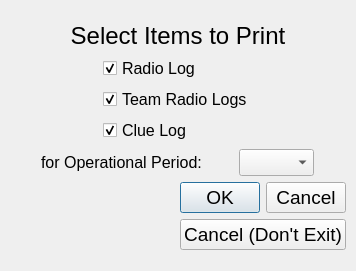
<?xml version="1.0" encoding="UTF-8"?>
<ui version="4.0">
 <class>printDialog</class>
 <widget class="QDialog" name="printDialog">
  <property name="geometry">
   <rect>
    <x>0</x>
    <y>0</y>
    <width>356</width>
    <height>271</height>
   </rect>
  </property>
  <property name="windowTitle">
   <string>Print</string>
  </property>
  <widget class="QWidget" name="layoutWidget">
   <property name="geometry">
    <rect>
     <x>10</x>
     <y>0</y>
     <width>336</width>
     <height>272</height>
    </rect>
   </property>
   <layout class="QGridLayout" name="gridLayout_2">
    <item row="0" column="0">
     <spacer name="verticalSpacer">
      <property name="orientation">
       <enum>Qt::Vertical</enum>
      </property>
      <property name="sizeHint" stdset="0">
       <size>
        <width>20</width>
        <height>40</height>
       </size>
      </property>
     </spacer>
    </item>
    <item row="2" column="0">
     <layout class="QGridLayout" name="gridLayout">
      <item row="1" column="2">
       <spacer name="horizontalSpacer">
        <property name="orientation">
         <enum>Qt::Horizontal</enum>
        </property>
        <property name="sizeHint" stdset="0">
         <size>
          <width>40</width>
          <height>20</height>
         </size>
        </property>
       </spacer>
      </item>
      <item row="0" column="1">
       <widget class="QCheckBox" name="radioLogField">
        <property name="font">
         <font>
          <family>Segoe UI</family>
          <pointsize>12</pointsize>
         </font>
        </property>
        <property name="text">
         <string>Radio Log</string>
        </property>
        <property name="iconSize">
         <size>
          <width>20</width>
          <height>20</height>
         </size>
        </property>
        <property name="checked">
         <bool>true</bool>
        </property>
       </widget>
      </item>
      <item row="2" column="1">
       <widget class="QCheckBox" name="clueLogField">
        <property name="font">
         <font>
          <family>Segoe UI</family>
          <pointsize>12</pointsize>
         </font>
        </property>
        <property name="text">
         <string>Clue Log</string>
        </property>
        <property name="iconSize">
         <size>
          <width>20</width>
          <height>20</height>
         </size>
        </property>
        <property name="checked">
         <bool>true</bool>
        </property>
       </widget>
      </item>
      <item row="1" column="1">
       <widget class="QCheckBox" name="teamRadioLogsField">
        <property name="font">
         <font>
          <family>Segoe UI</family>
          <pointsize>12</pointsize>
         </font>
        </property>
        <property name="text">
         <string>Team Radio Logs</string>
        </property>
        <property name="iconSize">
         <size>
          <width>20</width>
          <height>20</height>
         </size>
        </property>
        <property name="checked">
         <bool>true</bool>
        </property>
       </widget>
      </item>
      <item row="1" column="0">
       <spacer name="horizontalSpacer_2">
        <property name="orientation">
         <enum>Qt::Horizontal</enum>
        </property>
        <property name="sizeHint" stdset="0">
         <size>
          <width>40</width>
          <height>20</height>
         </size>
        </property>
       </spacer>
      </item>
     </layout>
    </item>
    <item row="4" column="0">
     <layout class="QHBoxLayout" name="horizontalLayout_2">
      <item>
       <spacer name="horizontalSpacer_3">
        <property name="orientation">
         <enum>Qt::Horizontal</enum>
        </property>
        <property name="sizeHint" stdset="0">
         <size>
          <width>40</width>
          <height>20</height>
         </size>
        </property>
       </spacer>
      </item>
      <item>
       <widget class="QDialogButtonBox" name="buttonBox">
        <property name="font">
         <font>
          <family>Segoe UI</family>
          <pointsize>14</pointsize>
         </font>
        </property>
        <property name="standardButtons">
         <set>QDialogButtonBox::Cancel|QDialogButtonBox::Ok</set>
        </property>
       </widget>
      </item>
     </layout>
    </item>
    <item row="6" column="0">
     <spacer name="verticalSpacer_2">
      <property name="orientation">
       <enum>Qt::Vertical</enum>
      </property>
      <property name="sizeHint" stdset="0">
       <size>
        <width>20</width>
        <height>40</height>
       </size>
      </property>
     </spacer>
    </item>
    <item row="3" column="0">
     <layout class="QHBoxLayout" name="horizontalLayout">
      <item>
       <widget class="QLabel" name="label_2">
        <property name="sizePolicy">
         <sizepolicy hsizetype="Fixed" vsizetype="Preferred">
          <horstretch>0</horstretch>
          <verstretch>0</verstretch>
         </sizepolicy>
        </property>
        <property name="font">
         <font>
          <family>Segoe UI</family>
          <pointsize>12</pointsize>
         </font>
        </property>
        <property name="text">
         <string>for Operational Period:</string>
        </property>
       </widget>
      </item>
      <item>
       <widget class="QComboBox" name="opPeriodComboBox">
        <property name="sizePolicy">
         <sizepolicy hsizetype="Fixed" vsizetype="Fixed">
          <horstretch>0</horstretch>
          <verstretch>0</verstretch>
         </sizepolicy>
        </property>
        <property name="maximumSize">
         <size>
          <width>75</width>
          <height>16777215</height>
         </size>
        </property>
        <property name="font">
         <font>
          <family>Segoe UI</family>
          <pointsize>12</pointsize>
         </font>
        </property>
       </widget>
      </item>
     </layout>
    </item>
    <item row="1" column="0">
     <widget class="QLabel" name="label">
      <property name="font">
       <font>
        <family>Segoe UI</family>
        <pointsize>18</pointsize>
        <weight>50</weight>
        <bold>false</bold>
       </font>
      </property>
      <property name="text">
       <string>Select Items to Print</string>
      </property>
      <property name="alignment">
       <set>Qt::AlignCenter</set>
      </property>
     </widget>
    </item>
    <item row="5" column="0">
     <layout class="QHBoxLayout" name="horizontalLayout_3">
      <item>
       <spacer name="horizontalSpacer_4">
        <property name="orientation">
         <enum>Qt::Horizontal</enum>
        </property>
        <property name="sizeHint" stdset="0">
         <size>
          <width>40</width>
          <height>20</height>
         </size>
        </property>
       </spacer>
      </item>
      <item>
       <widget class="QPushButton" name="cancelButton">
        <property name="enabled">
         <bool>true</bool>
        </property>
        <property name="font">
         <font>
          <family>Segoe UI</family>
          <pointsize>14</pointsize>
         </font>
        </property>
        <property name="text">
         <string>Cancel (Don't Exit)</string>
        </property>
       </widget>
      </item>
     </layout>
    </item>
   </layout>
  </widget>
 </widget>
 <resources/>
 <connections>
  <connection>
   <sender>buttonBox</sender>
   <signal>accepted()</signal>
   <receiver>printDialog</receiver>
   <slot>accept()</slot>
   <hints>
    <hint type="sourcelabel">
     <x>343</x>
     <y>216</y>
    </hint>
    <hint type="destinationlabel">
     <x>233</x>
     <y>251</y>
    </hint>
   </hints>
  </connection>
  <connection>
   <sender>buttonBox</sender>
   <signal>rejected()</signal>
   <receiver>printDialog</receiver>
   <slot>reject()</slot>
   <hints>
    <hint type="sourcelabel">
     <x>300</x>
     <y>214</y>
    </hint>
    <hint type="destinationlabel">
     <x>322</x>
     <y>248</y>
    </hint>
   </hints>
  </connection>
  <connection>
   <sender>cancelButton</sender>
   <signal>clicked()</signal>
   <receiver>printDialog</receiver>
   <slot>dontExitClicked()</slot>
   <hints>
    <hint type="sourcelabel">
     <x>209</x>
     <y>226</y>
    </hint>
    <hint type="destinationlabel">
     <x>103</x>
     <y>232</y>
    </hint>
   </hints>
  </connection>
 </connections>
 <slots>
  <slot>dontExitClicked()</slot>
 </slots>
</ui>
